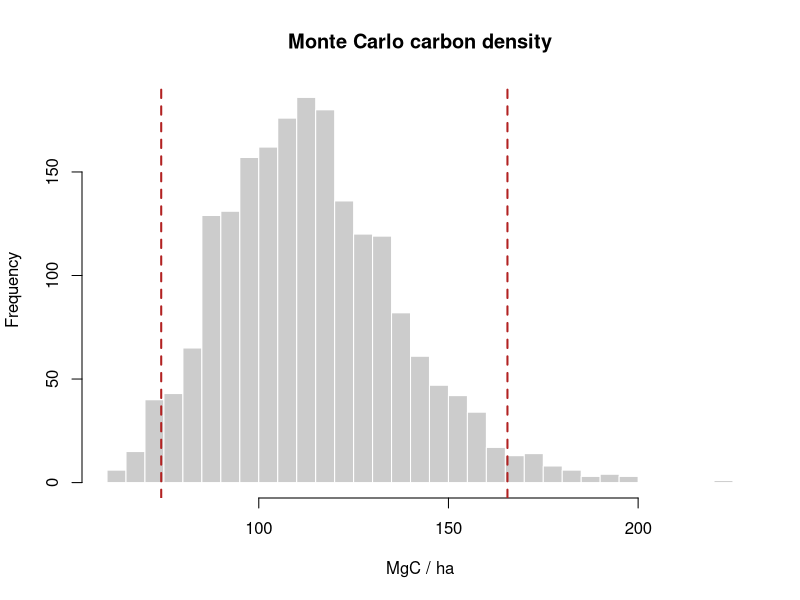
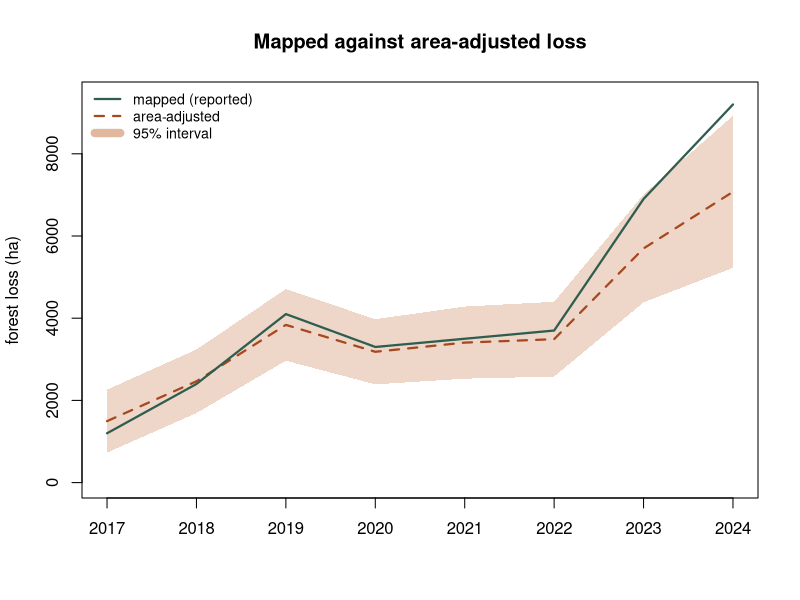
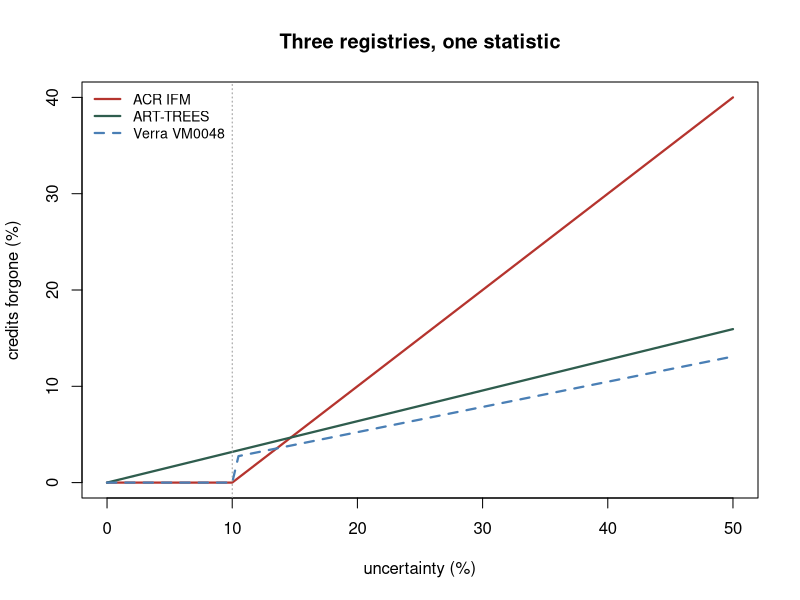

Reproduce these figures in R, in order.
## ---- chunk 1
library(dplyr)
stems <- read.csv("data/scbi_stems.csv")

stems <- stems |>
  mutate(agb_kg   = exp(-2.48 + 2.4835 * log(dbh)),   # Jenkins generic hardwood
         carbon_Mg = 0.47 * agb_kg / 1000)

area_ha  <- 25.6
total_C  <- sum(stems$carbon_Mg)
C_per_ha <- total_C / area_ha
round(c(total_MgC = total_C, MgC_per_ha = C_per_ha), 1)
## ---- chunk 2
stems$quadrat <- paste(cut(stems$gx, 8), cut(stems$gy, 12))
quadrat_area  <- 25.6 / (8 * 12)                 # ha per quadrat (equal-area cut)

qd <- stems |>
  group_by(quadrat) |>
  summarise(carbon_Mg = sum(carbon_Mg), .groups = "drop") |>
  mutate(carbon_ha = carbon_Mg / quadrat_area)

m  <- mean(qd$carbon_ha); se <- sd(qd$carbon_ha) / sqrt(nrow(qd))
ci <- m + c(-1.96, 1.96) * se
round(c(mean = m, se = se, lower = ci[1], upper = ci[2]), 1)
## ---- chunk 3
tm <- read.csv("data/tree_measurements.csv")

metrics <- function(obs, prd) {
  e <- prd - obs
  c(bias     = mean(e),
    rel_bias = 100 * mean(e) / mean(obs),
    mae      = mean(abs(e)),
    rmse     = sqrt(mean(e^2)),
    rel_rmse = 100 * sqrt(mean(e^2)) / mean(obs),
    mape     = 100 * mean(abs(e / obs)),
    r2       = 1 - sum(e^2) / sum((obs - mean(obs))^2))
}
## ---- chunk 4
fit <- lm(log(agb_kg) ~ log(dbh_cm), data = tm)
cf  <- exp(sigma(fit)^2 / 2)                     # Baskerville correction
pred <- exp(predict(fit, tm)) * cf

round(metrics(tm$agb_kg, pred), 3)
round(metrics(tm$agb_kg, exp(predict(fit, tm))), 3)   # uncorrected
## ---- chunk 5
tm$cls <- cut(tm$dbh_cm, c(0, 20, 40, Inf), labels = c("<20", "20-40", ">40"))
round(t(sapply(split(seq_len(nrow(tm)), tm$cls),
               function(i) metrics(tm$agb_kg[i], pred[i]))), 2)
## ---- chunk 6
pred_sp <- numeric(nrow(tm))
for (s in unique(tm$species)) {
  i <- tm$species == s
  m <- lm(log(agb_kg) ~ log(dbh_cm), data = tm[i, ])
  pred_sp[i] <- exp(predict(m, tm[i, ])) * exp(sigma(m)^2 / 2)
}
round(metrics(tm$agb_kg, pred_sp), 3)
## ---- chunk 7
set.seed(1)
k <- 10
fold <- sample(rep(1:k, length.out = nrow(tm)))
p_cv <- numeric(nrow(tm))
for (i in 1:k) {
  m <- lm(log(agb_kg) ~ log(dbh_cm), data = tm[fold != i, ])
  p_cv[fold == i] <- exp(predict(m, tm[fold == i, ])) * exp(sigma(m)^2 / 2)
}
round(metrics(tm$agb_kg, p_cv), 3)
round(metrics(tm$agb_kg, pred)["rmse"] / metrics(tm$agb_kg, p_cv)["rmse"], 4)
## ---- chunk 8
set.seed(7)
s <- tm[sample(nrow(tm), 25), ]
rmse <- function(a, b) sqrt(mean((a - b)^2))

cv_poly <- t(sapply(1:8, function(d) {
  f   <- lm(log(agb_kg) ~ poly(log(dbh_cm), d), data = s)
  loo <- sapply(seq_len(nrow(s)), function(i) {
    m <- lm(log(agb_kg) ~ poly(log(dbh_cm), d), data = s[-i, ])
    exp(predict(m, s[i, ]))
  })
  c(degree = d, in_sample = rmse(s$agb_kg, exp(fitted(f))),
    loocv = rmse(s$agb_kg, loo))
}))
round(cv_poly, 1)
## ---- chunk 9
set.seed(8787)
mc <- t(replicate(100, {
  tr <- unlist(lapply(split(seq_len(nrow(tm)), tm$cls),
                      function(i) sample(i, round(0.8 * length(i)))))
  m  <- lm(log(agb_kg) ~ log(dbh_cm), data = tm[tr, ])
  te <- setdiff(seq_len(nrow(tm)), tr)
  metrics(tm$agb_kg[te], exp(predict(m, tm[te, ])) * exp(sigma(m)^2 / 2))
}))
round(rbind(mean = colMeans(mc), sd = apply(mc, 2, sd)), 3)
round(quantile(mc[, "rel_rmse"], c(0.025, 0.975)), 2)
## ---- chunk 10
art_deduction <- function(rel_rmse_pct) {
  100 * 0.524417 * (rel_rmse_pct / 100) / 1.645006
}
round(c(in_sample = art_deduction(metrics(tm$agb_kg, pred)["rel_rmse"]),
        cross_val = art_deduction(mean(mc[, "rel_rmse"])),
        species   = art_deduction(metrics(tm$agb_kg, pred_sp)["rel_rmse"])), 2)
## ---- chunk 11
acr_eligibility <- function(obs, prd) {
  n    <- length(obs); cbar <- mean(obs)
  rmse <- sqrt(mean((obs - prd)^2))
  ci90 <- rmse / sqrt(n) * 1.645
  c(n = n, rmse = rmse,
    unc_rmse = 100 * rmse / cbar,      # threshold < 20
    unc_ci   = 100 * ci90 / cbar)      # threshold <= 10
}

fp <- read.csv("data/forest_plots.csv")
set.seed(12)
fp$C_pred <- fp$carbon * exp(rnorm(nrow(fp), 0, 0.17))   # a model with real error
round(acr_eligibility(fp$carbon, fp$C_pred), 2)
## ---- chunk 12
n_needed <- function(unc_rmse) ceiling((unc_rmse * 1.645 / 10)^2)
sapply(c(10, 14, 18, 20, 22), n_needed)   # plots needed to clear the CI test
## ---- chunk 13
sizes <- c(10, 15, 20, 30)
t(sapply(sizes, function(n) {
  set.seed(n); i <- sample(nrow(fp), n)
  a <- acr_eligibility(fp$carbon[i], fp$C_pred[i])
  c(N = n, unc_rmse = round(unname(a["unc_rmse"]), 1),
    eligible = unname(a["unc_rmse"] < 20 & a["unc_ci"] <= 10))
}))
## ---- chunk 14
set.seed(42)
n_sim <- 2000
sim <- numeric(n_sim)
for (i in seq_len(n_sim)) {
  b  <- rnorm(1, 2.4835, 0.05)            # allometric exponent uncertainty
  cf <- rnorm(1, 0.47, 0.02)              # carbon-fraction uncertainty
  agb <- exp(-2.48 + b * log(stems$dbh))
  sim[i] <- sum(cf * agb / 1000) / area_ha
}
mc_ci <- quantile(sim, c(0.025, 0.975))
round(c(mean = mean(sim), lower = mc_ci[1], upper = mc_ci[2]), 1)
## ---- chunk 15
hist(sim, breaks = 40, col = "grey80", border = "white",
     main = "Monte Carlo carbon density", xlab = "MgC / ha")
abline(v = mc_ci, col = "firebrick", lwd = 2, lty = 2)
## ---- chunk 16
half_width <- (mc_ci[2] - mc_ci[1]) / 2
unc_pct    <- 100 * half_width / mean(sim)
conservative <- mean(sim) - half_width           # lower-bound crediting basis
round(c(uncertainty_pct = unc_pct,
        mean = mean(sim), conservative = conservative), 1)
## ---- chunk 17
A    <- c(forest = 18000, nonforest = 7000)      # mapped area, ha
Atot <- sum(A); W <- A / Atot

# error matrix: rows = map class, cols = reference class
n   <- matrix(c(95, 5, 12, 88), nrow = 2, byrow = TRUE,
              dimnames = list(map = names(A), ref = names(A)))
ni  <- rowSums(n)

# Olofsson stratified estimator of the reference area proportion of "forest"
p_forest <- sum(W * n[, "forest"] / ni)
se_p     <- sqrt(sum(W^2 * (n[, "forest"]/ni) * (1 - n[, "forest"]/ni) / (ni - 1)))

adj_forest_ha <- Atot * p_forest
ci_ha         <- Atot * 1.96 * se_p
round(c(mapped_forest_ha  = A["forest"],
        adjusted_forest_ha = adj_forest_ha,
        ci_halfwidth_ha    = ci_ha), 0)
## ---- chunk 18
years  <- 2017:2024
Atot   <- 250000                              # ha in the accounting area
mapped <- c(1200, 2400, 4100, 3300, 3500, 3700, 6900, 9200)   # ha mapped as loss

# reference sample sizes thin out in recent years
n_chg  <- c(150, 150, 150, 150, 140, 130,  90,  60)
n_stab <- c(900, 900, 880, 880, 850, 800, 520, 340)
# user's accuracy of the loss class, and omission from the stable stratum
ua_chg  <- c(0.79, 0.80, 0.78, 0.80, 0.79, 0.77, 0.72, 0.68)
om_stab <- c(0.0022, 0.0022, 0.0026, 0.0022, 0.0026, 0.0026, 0.0030, 0.0034)

est <- t(sapply(seq_along(years), function(k) {
  W <- unname(c(mapped[k], Atot - mapped[k]) / Atot)
  p <- W[1] * ua_chg[k] + W[2] * om_stab[k]
  se <- sqrt(W[1]^2 * ua_chg[k]  * (1 - ua_chg[k])  / (n_chg[k]  - 1) +
             W[2]^2 * om_stab[k] * (1 - om_stab[k]) / (n_stab[k] - 1))
  c(adjusted = Atot * p, ci = 1.96 * Atot * se)
}))

adj <- est[, "adjusted"]; ci <- est[, "ci"]
data.frame(year = years, mapped = mapped, adjusted = round(adj),
           lower = round(adj - ci), upper = round(adj + ci),
           bias_pct = round(100 * (mapped - adj) / adj, 1))
## ---- chunk 19
plot(years, mapped, type = "n", ylim = c(0, max(adj + ci) * 1.05),
     xlab = "", ylab = "forest loss (ha)",
     main = "Mapped against area-adjusted loss")
polygon(c(years, rev(years)), c(adj - ci, rev(adj + ci)),
        col = adjustcolor("#c4703f", alpha.f = 0.28), border = NA)
lines(years, adj, col = "#a8481f", lwd = 2.2, lty = 2)
lines(years, mapped, col = "#2f5d4e", lwd = 2.2)
legend("topleft", c("mapped (reported)", "area-adjusted", "95% interval"),
       col = c("#2f5d4e", "#a8481f", adjustcolor("#c4703f", alpha.f = 0.5)),
       lwd = c(2.2, 2.2, 8), lty = c(1, 2, 1), bty = "n", cex = 0.85)
## ---- chunk 20
round(c(mapped_total   = sum(mapped),
        adjusted_total = sum(adj),
        overstatement_pct = 100 * (sum(mapped) - sum(adj)) / sum(adj),
        conservative_total = sum(adj - ci),
        forgone_pct = 100 * sum(ci) / sum(adj)), 1)
## ---- chunk 21
acr_ifm   <- function(u) pmax(0, u - 10)                    # excess over threshold
art_trees <- function(u) u * (0.524417 / 1.645006)          # risk-tolerance discount
vm0048    <- function(u) ifelse(u <= 10, 0, u * (0.4307 / 1.6449))

u <- c(5, 10, 15, 20, 30, 50)
data.frame(uncertainty_pct = u,
           ACR_IFM   = round(acr_ifm(u), 2),
           ART_TREES = round(art_trees(u), 2),
           VM0048    = round(vm0048(u), 2))
## ---- chunk 22
uu <- seq(0, 50, 0.5)
plot(uu, acr_ifm(uu), type = "l", lwd = 2.2, col = "#b5342e",
     xlab = "uncertainty (%)", ylab = "credits forgone (%)",
     main = "Three registries, one statistic")
lines(uu, art_trees(uu), lwd = 2.2, col = "#2f5d4e")
lines(uu, vm0048(uu),    lwd = 2.2, col = "#4a7fb5", lty = 2)
abline(v = 10, col = "grey60", lty = 3)
legend("topleft", c("ACR IFM", "ART-TREES", "Verra VM0048"),
       col = c("#b5342e", "#2f5d4e", "#4a7fb5"),
       lwd = 2.2, lty = c(1, 1, 2), bty = "n", cex = 0.85)
## ---- chunk 23
uu <- seq(10, 40, 0.01)
round(uu[which(acr_ifm(uu) > art_trees(uu))[1]], 2)   # where ACR becomes the harsher rule
